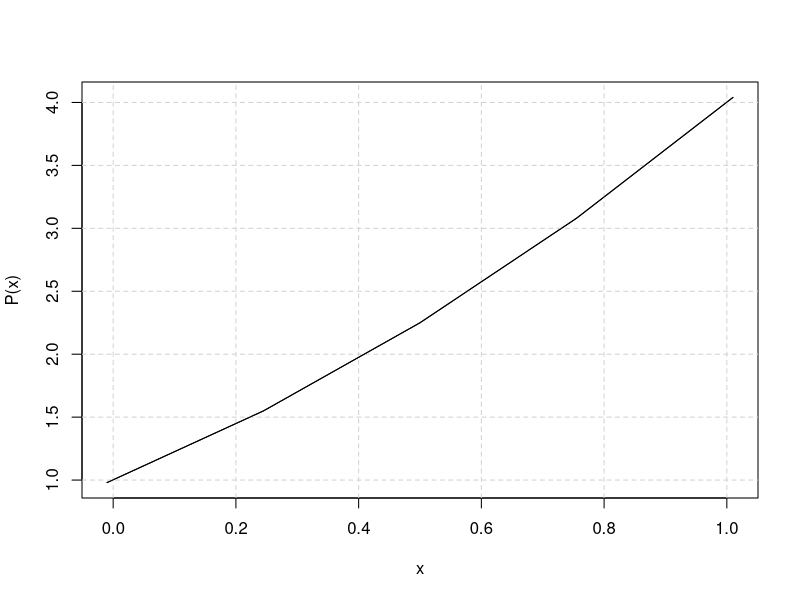
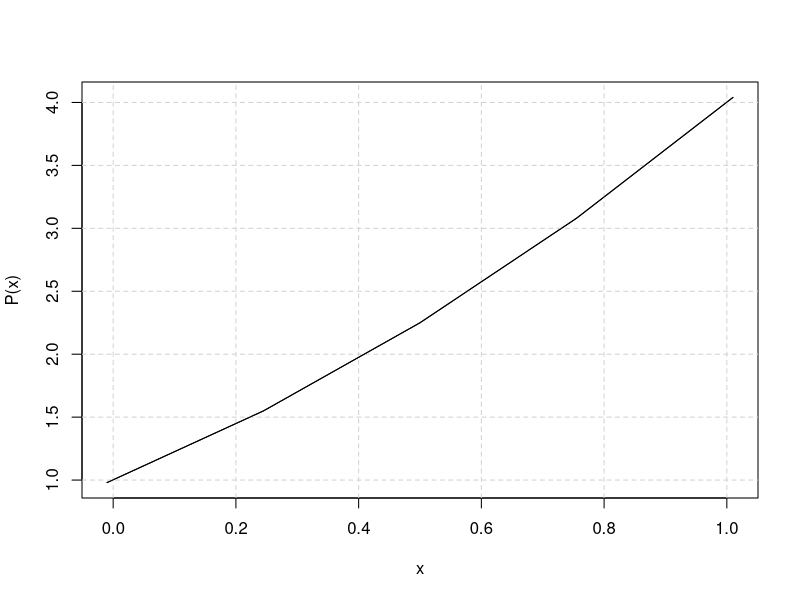
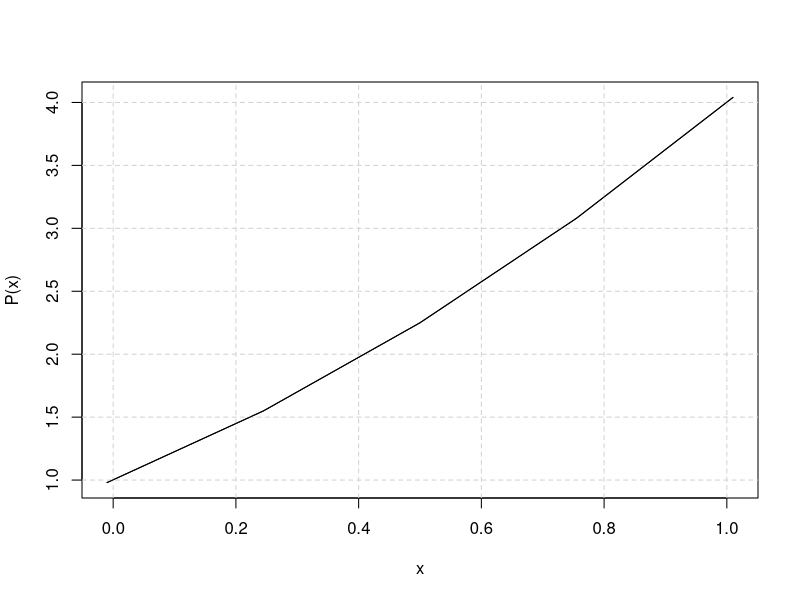
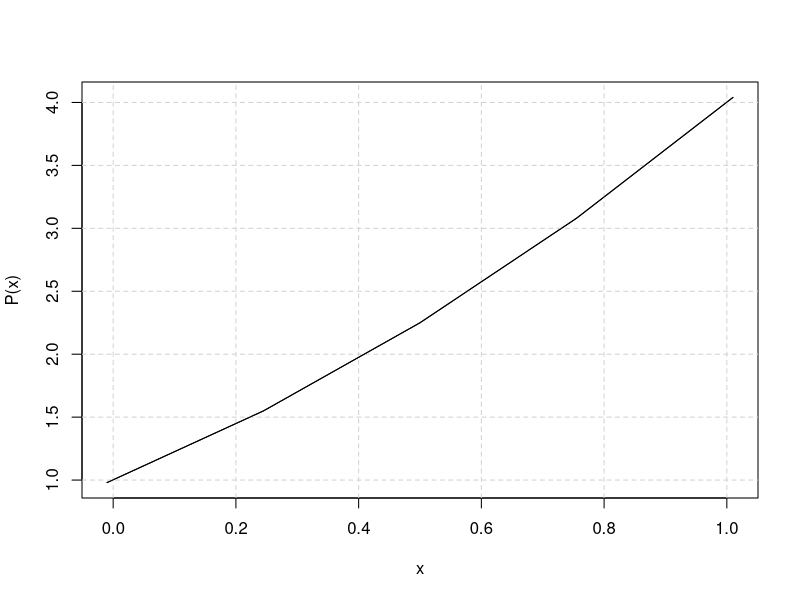
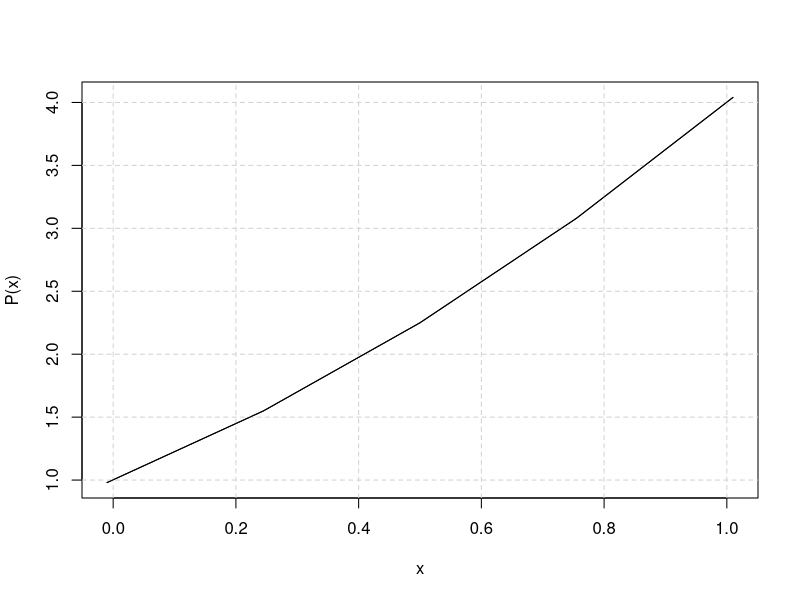
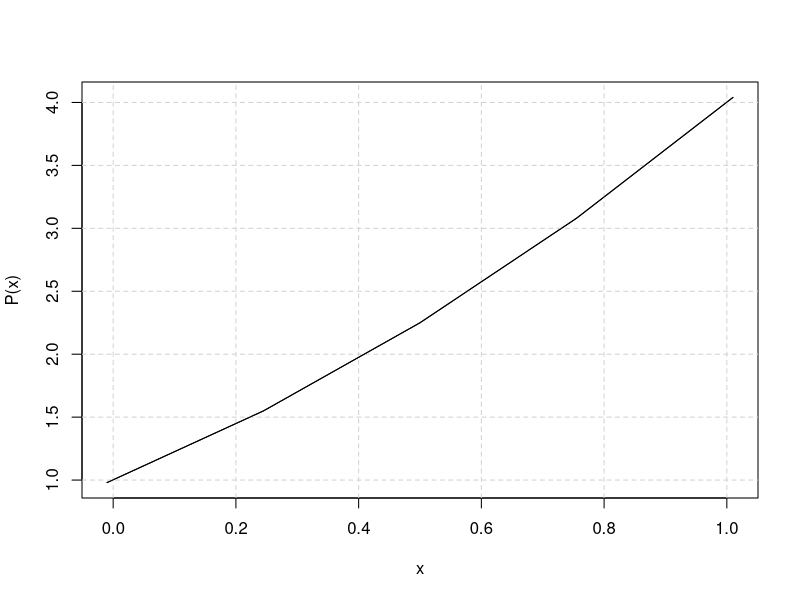
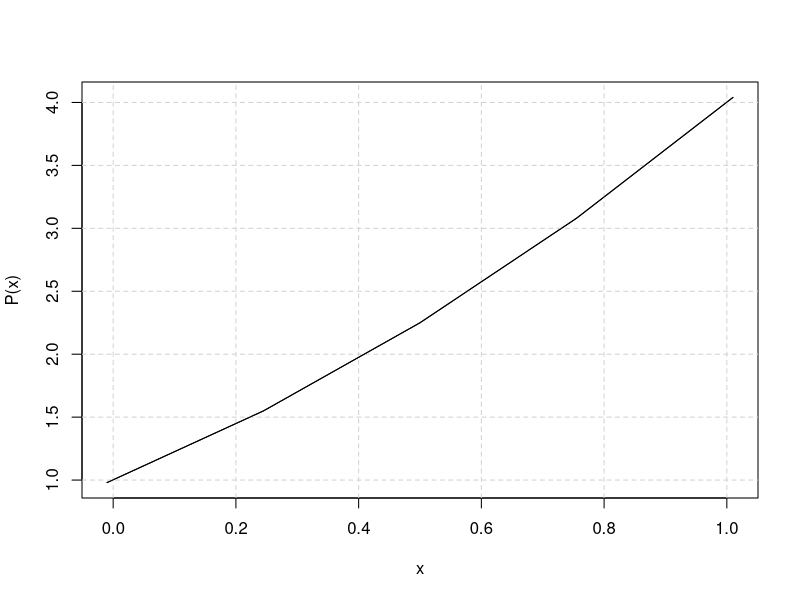
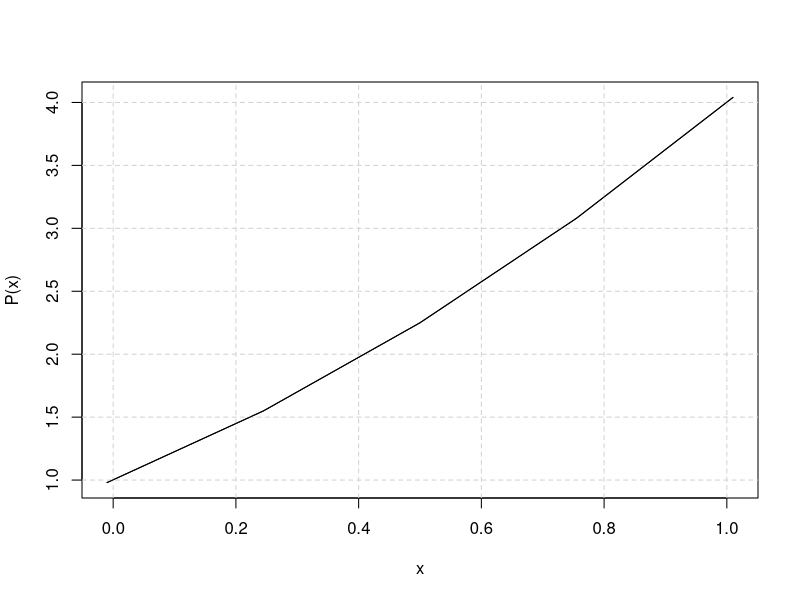

These figures' R source, in order:
.libPaths(c(path.expand("~/R/library"), .libPaths()))
suppressPackageStartupMessages(library(polynom))
one <- function() {
  png(tempfile()); p <- polynomial(c(1, 2, 1)); plot(p, xlim = c(0, 1), len = 5); xlim <- c(0, 1); eps <- diff(xlim)/100; xlim <- xlim + c(-eps, eps); x <- seq(xlim[1], xlim[2], len = 5); paste(sprintf("%.17g", predict(p, x)), collapse=",")
}
value <- one()
elapsed <- numeric(20)
for (i in seq_len(20)) {
  t0 <- as.numeric(Sys.time())
  one()
  elapsed[[i]] <- as.numeric(Sys.time()) - t0
}
shown <- enc2utf8(paste(as.character(value), collapse = "|"))
cat("VALUE ", shown, "\n", sep = "")
cat(sprintf("MS %.17g\n", median(elapsed) * 1000))
